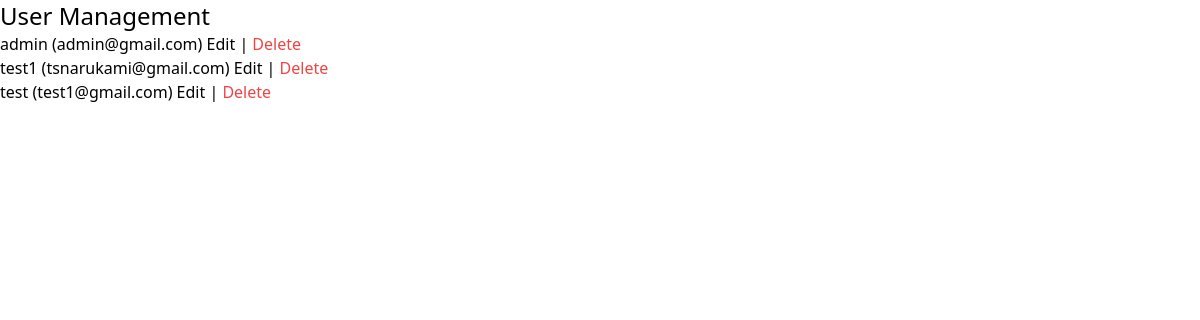
The app's page /users/ (signed in), older data.
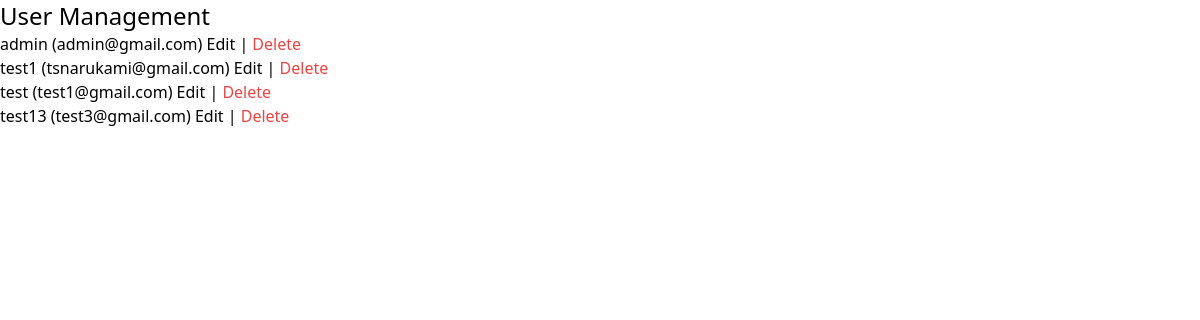
The same page, newer data.
### base/models.py (models this page shows, shortened)
class CustomUser(AbstractUser):
    contact_number = models.CharField(max_length= 20 , blank = True)
    role = models.CharField(max_length= 50 )
    created_at = models.DateTimeField(auto_now_add= True)

### base/views.py (the view)
# urls.py: path('users/', UserListView.as_view(), name='user_list'),
class UserListView(LoginRequiredMixin, UserPassesTestMixin, ListView):
    model = CustomUser
    template_name = 'user_management/user_list.html'
    context_object_name = 'users'
    def test_func(self):
        return self.request.user.is_superuser

### base/templates/user_management/user_list.html
{% extends 'base.html' %}
{% block main %}
<h2 class="text-2xl">User Management</h2>
<ul>
    {% for user in users %}
        <li>
            {{ user.username }} ({{ user.email }})
            <a href="{% url 'base:user_edit' user.id %}" class="text-blue-500">Edit</a> |
            <a href="{% url 'base:user_delete' user.id %}" class="text-red-500">Delete</a>
        </li>
    {% empty %}
        <p>No users available.</p>
    {% endfor %}
</ul>
{% endblock %}

### base/templates/base.html (shortened to what this page needs)
{% load static tailwind_tags %}
<!DOCTYPE html>
<html>
    <head>
        {% tailwind_css %}
        <link rel="stylesheet" href="">
    </head>
    <body>
        {% block main %}
        {% endblock  %}
    </body>
</html>

Row changes from the older to the newer data that the page shows:
added CustomUser: username "test13", email "test3@gmail.com"
